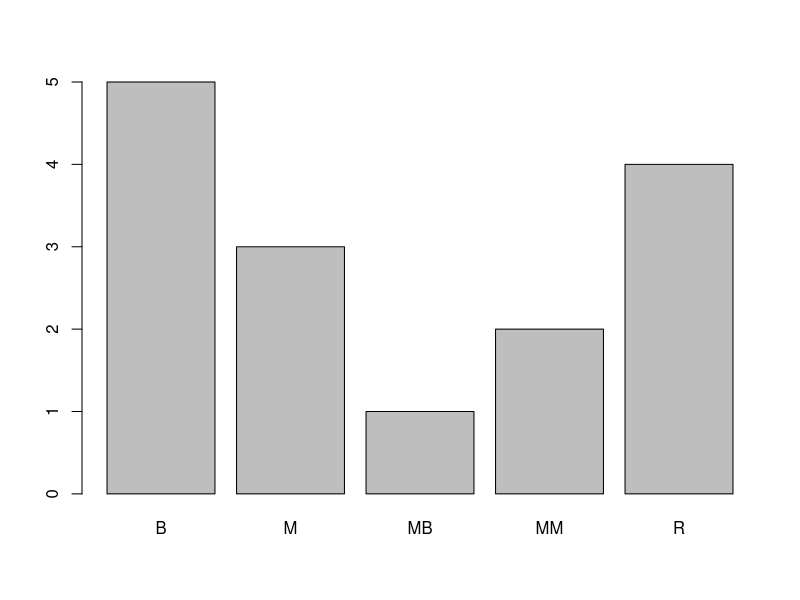
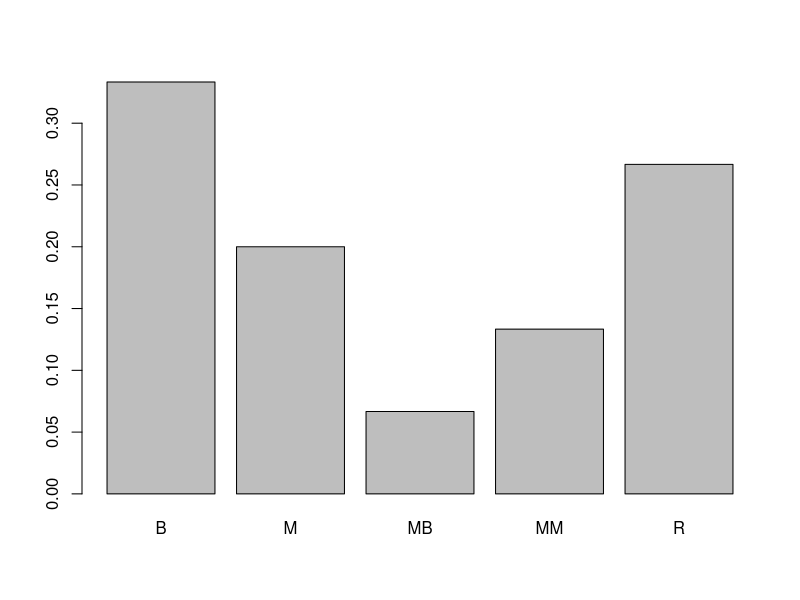
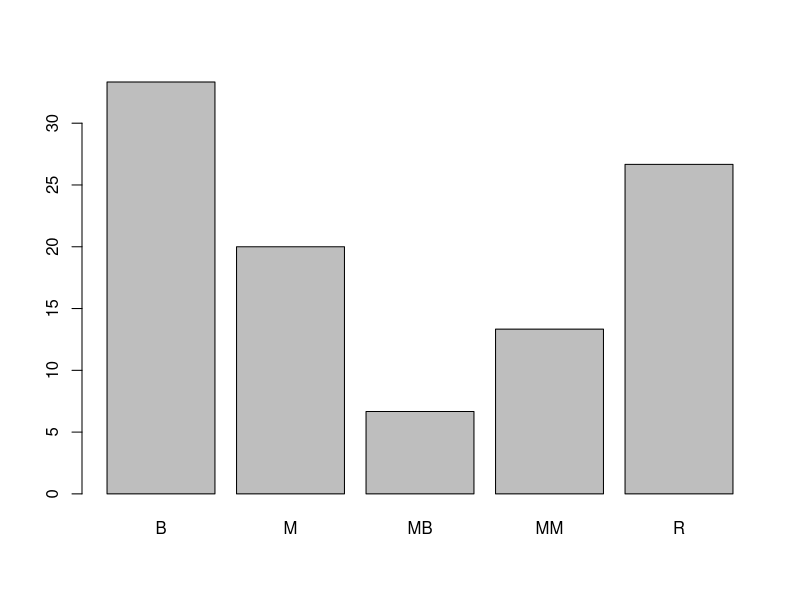
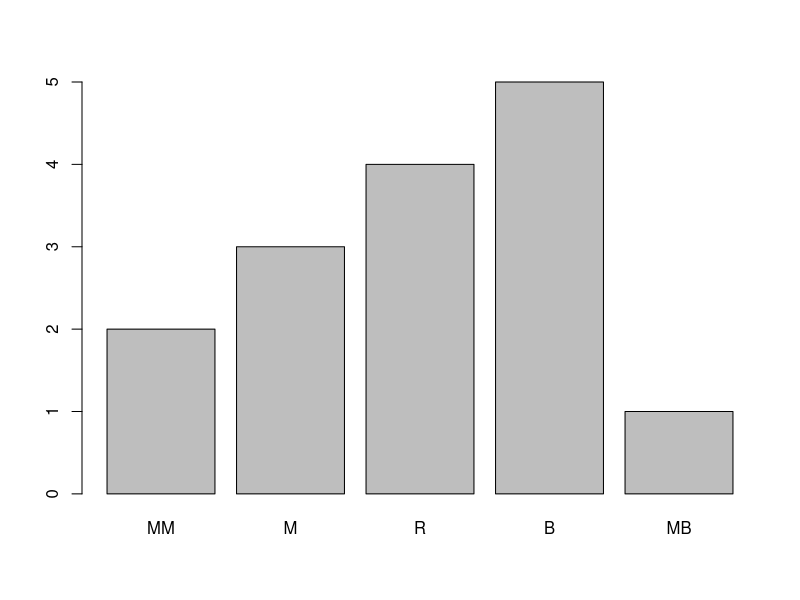

These figures' R source, in order:
# Ejemplo del Prof. Francisco Leiva en clase 1 del módulo 2:
# 15 respuestas en un encuesta sobre la calidad de un servicio
respuestas_largas <- c("bueno", "malo", "muy malo", "bueno", "muy bueno", 
                       "regular",  "malo", "regular","muy malo", "regular",
                       "bueno", "regular", "bueno", "bueno", "malo")

table(respuestas_largas)

# Es más conveniente, al menos en algunos pasos, trabajar con nombres más cortos
# como los usados en el video
respuestas <- c("B", "M", "MM", "B", "MB", "R", "M", "R","MM", "R",
                "B", "R", "B", "B", "M")

# frecuencias: 
# table para frecuencia absoluta
# table y después prop.table para frecuencia relativa
# multiplicar por 100 el resultado de prop.table para frecuencia porcentual

tab_res <- table(respuestas)
barplot(tab_res)

prop_tab_res <- prop.table(tab_res)
prop_tab_res
barplot(prop_tab_res)

perc_tab_res <- prop_tab_res * 100
perc_tab_res
barplot(perc_tab_res)

respuestas <- factor(respuestas, 
                        levels = c("MM", "M", "R", "B", "MB"),
                        ordered = TRUE)
tab_res <- table(respuestas)
barplot(tab_res)
